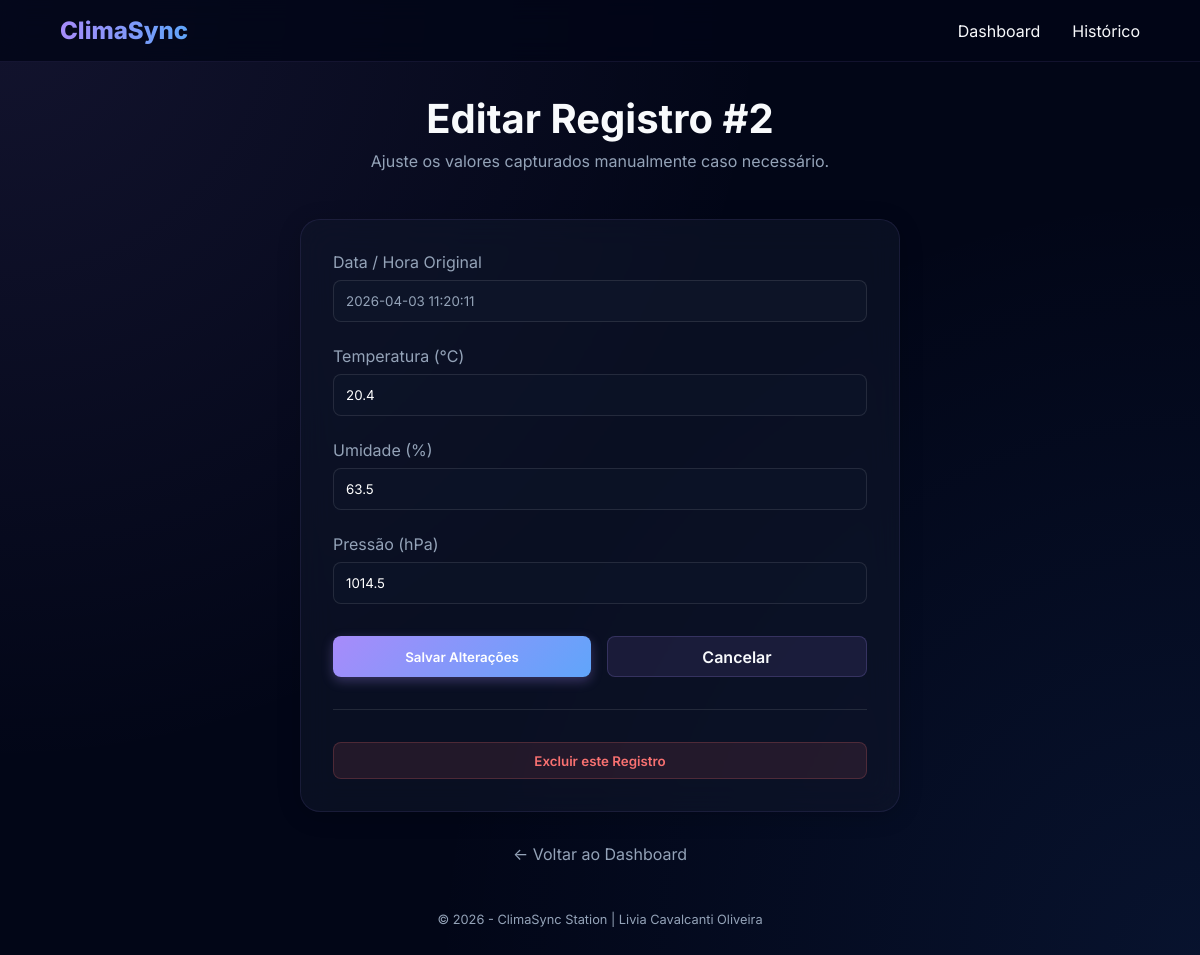
Screenshot of /leituras/2 with the database file from the repository.
### tables this page shows
CREATE TABLE leituras (
id INTEGER PRIMARY KEY AUTOINCREMENT,
temperatura REAL NOT NULL,
umidade REAL NOT NULL,
pressao REAL, -- opcional
localizacao TEXT DEFAULT 'Lab', -- opcional
timestamp DATETIME DEFAULT (datetime('now','localtime'))
);

### src/app.py (the view)
@app.route('/leituras/<int:id>', methods=['GET'])
def detalhe(id):
    leitura = database.buscar_leitura(id)
    if not leitura:
        return responder('404.html', {"erro": "Leitura não encontrada"}, 404)
    return responder('editar.html', {'leitura': leitura})

### src/app.py (called while the page is built)
def responder(template, data=None, status=200):
    formato = request.args.get('formato')
    if formato == 'json':
        return jsonify(data), status
    return render_template(template, **(data if data else {})), status

### src/database.py (called while the page is built)
def get_db_connection():
    conn = sqlite3.connect(DB_FILE, timeout=10)
    conn.execute('PRAGMA journal_mode=WAL')
    conn.execute('PRAGMA busy_timeout=5000')
    conn.row_factory = sqlite3.Row
    return conn

def buscar_leitura(id):
    query = "SELECT * FROM leituras WHERE id = ?"
    with get_db_connection() as conn:
        cursor = conn.cursor()
        row = cursor.execute(query, (id,)).fetchone()
        return dict(row) if row else None

### src/templates/editar.html (shortened to what this page needs)
{% extends 'base.html' %}
{% block content %}
<header class="header">
    <h1>Editar Registro #{{ leitura.id }}</h1>
    <p>Ajuste os valores capturados manualmente caso necessário.</p>
</header>
<div style="max-width: 600px; margin: 0 auto;">
    <div class="section-card">
        <form action="{{ url_for('atualizar', id=leitura.id) }}" method="POST">
            <div class="form-group">
                <label for="timestamp">Data / Hora Original</label>
                <input type="text" id="timestamp" value="{{ leitura.timestamp }}" disabled style="background: rgba(15,23,42,0.8); color: var(--text-dim);">
            </div>
            <div class="form-group">
                <label for="temperatura">Temperatura (°C)</label>
                <input type="number" step="0.1" name="temperatura" id="temperatura" value="{{ leitura.temperatura }}" required>
            </div>
            <div class="form-group">
                <label for="umidade">Umidade (%)</label>
                <input type="number" step="0.1" name="umidade" id="umidade" value="{{ leitura.umidade }}" required>
            </div>
            <div class="form-group">
                <label for="pressao">Pressão (hPa)</label>
                <input type="number" step="0.1" name="pressao" id="pressao" value="{{ leitura.pressao if leitura.pressao else '' }}">
            </div>
            <div style="display: flex; gap: 1rem; margin-top: 2rem;">
                <button type="submit" class="btn btn-primary" style="flex: 1;">Salvar Alterações</button>
                <a href="{{ url_for('listar') }}" class="btn" style="background: rgba(167, 139, 250, 0.1); border: 1px solid rgba(167, 139, 250, 0.2); flex: 1; text-align: center;">Cancelar</a>
            </div>
        </form>
        <hr style="margin: 2rem 0; border: none; border-top: 1px solid rgba(255,255,255,0.1);">
        <form action="{{ url_for('deletar', id=leitura.id) }}" method="POST" onsubmit="return confirm('ATENÇÃO: Esta ação é irreversível. Prosseguir?');">
            <button type="submit" class="btn btn-danger" style="width: 100%;">Excluir este Registro</button>
        </form>
    </div>
</div>
<div style="margin-top: 2rem; text-align: center;">
    <a href="{{ url_for('index') }}" style="color: var(--text-dim);">← Voltar ao Dashboard</a>
</div>
{% endblock %}

### src/static/css/style.css (style rules this page uses)
:root { --primary: #a78bfa; --secondary: #60a5fa; --accent: #c084fc; --bg-dark: #020617; --card-bg: rgba(15, 23, 42, 0.6); --text: #f8fafc; --text-dim: #94a3b8; --success: #34d399; --danger: #f87171; --glow: rgba(167, 139, 250, 0.15); }
* { margin: 0; padding: 0; box-sizing: border-box; font-family: 'Inter', -apple-system, system-ui, sans-serif; }
body { background: var(--bg-dark); background-image: radial-gradient(circle at 0% 0%, rgba(167, 139, 250, 0.1) 0%, transparent 50%), radial-gradient(circle at 100% 100%, rgba(59, 130, 246, 0.1) 0%, transparent 50%); color: var(--text); min-height: 100vh; padding-bottom: 2rem; overflow-x: hidden; }
a { text-decoration: none; color: inherit; }
.header { margin-bottom: 3rem; text-align: center; }
.header h1 { font-size: 2.5rem; margin-bottom: 0.5rem; }
.header p { color: var(--text-dim); }
.section-card { background: var(--card-bg); backdrop-filter: blur(16px); padding: 2rem; border-radius: 1.25rem; border: 1px solid rgba(167, 139, 250, 0.1); box-shadow: 0 4px 24px -1px rgba(0, 0, 0, 0.2); }
.btn { padding: 0.6rem 1.2rem; border-radius: 0.5rem; border: none; cursor: pointer; font-weight: 600; transition: 0.2s; display: inline-block; }
.btn-primary { background: linear-gradient(135deg, var(--primary), var(--secondary)); color: white; box-shadow: 0 4px 12px rgba(167, 139, 250, 0.3); }
.btn-danger { background: rgba(248, 113, 113, 0.1); color: var(--danger); border: 1px solid rgba(248, 113, 113, 0.2); }
.form-group { margin-bottom: 1.5rem; }
label { display: block; margin-bottom: 0.5rem; color: var(--text-dim); }
input { width: 100%; padding: 0.75rem; background: rgba(15, 23, 42, 0.5); border: 1px solid rgba(255, 255, 255, 0.1); border-radius: 0.5rem; color: white; outline: none; }

### rows the page displays
leituras: id "2", timestamp "2026-04-03 11:20:11", temperatura "20.4", umidade "63.5", pressao "1014.5"
